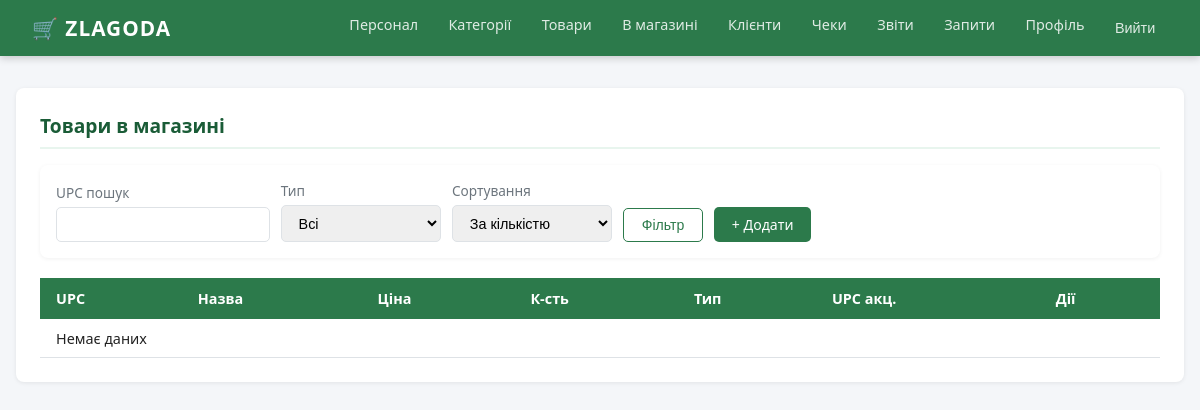
The page /store-products/ (signed in) on the database as committed earlier.
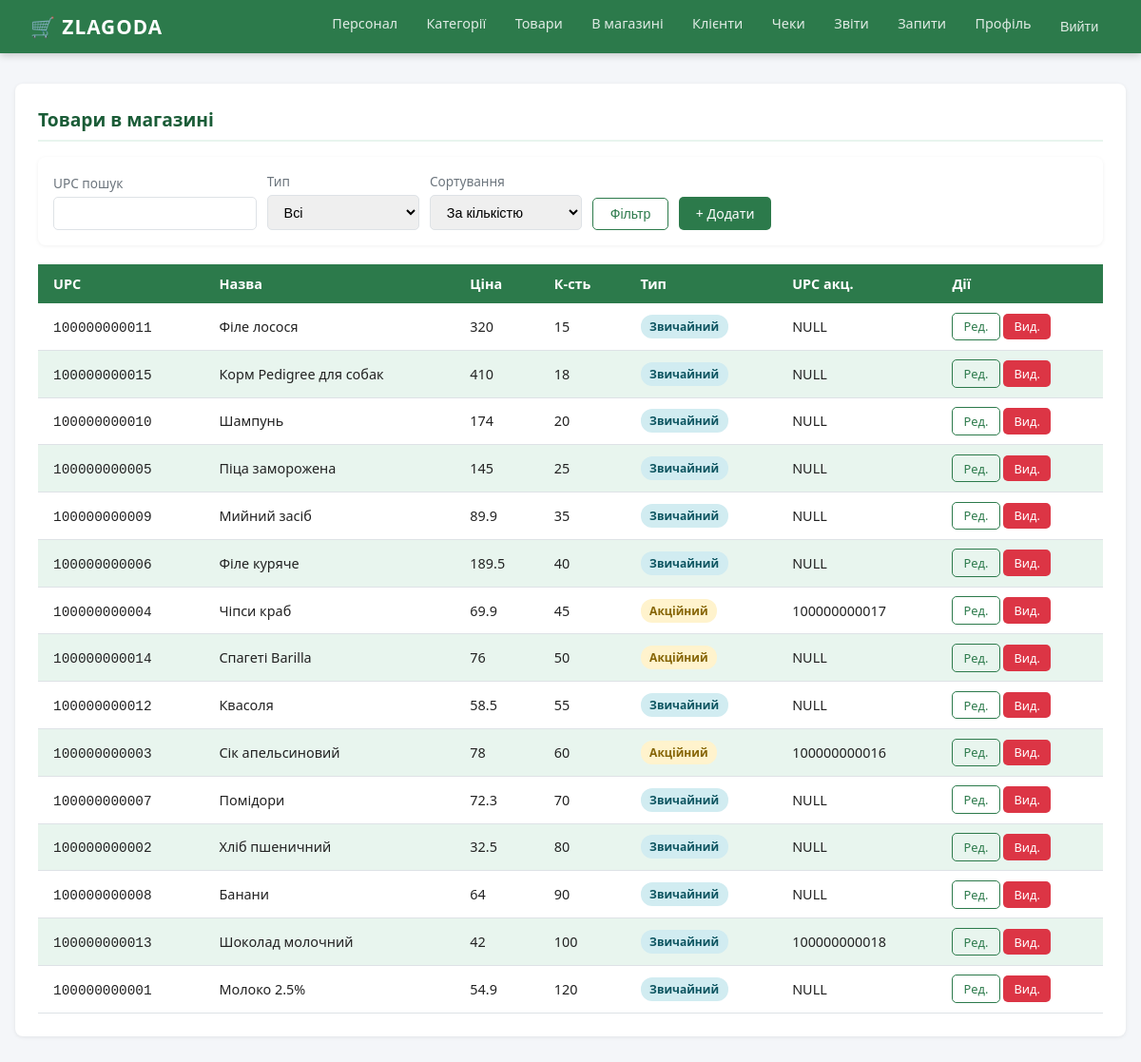
The same page on the database as committed later.
### supermarket/models.py (models this page shows)
class Store_Product(models.Model):
    UPC = models.CharField(max_length=12, primary_key=True)
    UPC_prom = models.CharField(max_length=12, null=True, blank=True)
    id_product = models.ForeignKey(
        Product, on_delete=models.DO_NOTHING,
        db_column='id_product'
    )
    selling_price = models.DecimalField(max_digits=13, decimal_places=4)
    products_number = models.IntegerField()
    promotional_product = models.BooleanField()
    class Meta:
        db_table = 'Store_Product'
        managed = True

### supermarket/views.py (the view)
# urls.py: path('store-products/', views.store_products_list, name='store_products'),
@login_required
def store_products_list(request):
    promo_filter = request.GET.get('promo', '')
    order = request.GET.get('order', 'products_number')
    upc_search = request.GET.get('upc', '')
    role = get_current_role(request)
    if upc_search:
        item = db.get_store_product_by_upc(upc_search)
        items = [item] if item else []
    elif promo_filter == '1':
        items = db.get_all_store_products(promo=True, order_by=order)
    elif promo_filter == '0':
        items = db.get_all_store_products(promo=False, order_by=order)
    else:
        items = db.get_all_store_products(order_by=order)
    return render(request, 'supermarket/store_products.html', {
        'items': items, 'promo_filter': promo_filter,
        'order': order, 'upc_search': upc_search, 'role': role
    })

### supermarket/db_utils.py (called while the page is built)
def dictfetchall(cursor):
    columns = [col[0] for col in cursor.description]
    return [dict(zip(columns, row)) for row in cursor.fetchall()]

def get_employee_by_id(eid):
    with connection.cursor() as c:
        c.execute("""
            SELECT id_employee, empl_surname, empl_name, empl_patronymic,
                   empl_role, salary, date_of_birth, date_of_start,
                   phone_number, city, street, zip_code
            FROM Employee
            WHERE id_employee = %s
        """, [eid])
        return dictfetchall(c)

### supermarket/views.py (called while the page is built)
def get_current_role(request):
    emp = db.get_employee_by_id(request.user.username)
    if emp:
        return emp[0]['empl_role']
    return None

### supermarket/templates/supermarket/store_products.html (shortened to what this page needs)
{% extends 'supermarket/base.html' %}
{% block content %}
<div class="card">
  <div class="card-title">Товари в магазині</div>
  <div class="filter-bar">
    <form method="get" style="display:flex;gap:.7rem;flex-wrap:wrap;align-items:flex-end;width:100%">
      <div class="form-group"><label>UPC пошук</label><input type="text" name="upc" value="{{ upc_search }}"></div>
      <div class="form-group"><label>Тип</label>
        <select name="promo">
          <option value="">Всі</option>
        </select>
      </div>
      <div class="form-group"><label>Сортування</label>
        <select name="order">
          <option value="products_number" {% if order == 'products_number' %}selected{% endif %}>За кількістю</option>
        </select>
      </div>
      <button class="btn btn-outline">Фільтр</button>
      <a href="{% url 'store_product_create' %}" class="btn btn-green">+ Додати</a>
    </form>
  </div>
  <div class="table-wrap">
    <table>
      <thead><tr><th>UPC</th><th>Назва</th><th>Ціна</th><th>К-сть</th><th>Тип</th><th>UPC акц.</th><th>Дії</th></tr></thead>
      <tbody>
      {% for i in items %}
      <tr>
        <td><code>{{ i.UPC }}</code></td>
        <td>{{ i.product_name }}</td>
        <td>{{ i.selling_price }}</td>
        <td>{{ i.products_number }}</td>
        <td><span class="badge {% if i.promotional_product %}badge-promo{% else %}badge-normal{% endif %}">
          {% if i.promotional_product %}Акційний{% else %}Звичайний{% endif %}</span></td>
        <td>{{ i.UPC_prom }}</td>
        <td>
          <a href="{% url 'store_product_edit' i.UPC %}" class="btn btn-outline btn-sm">Ред.</a>
          <a href="{% url 'store_product_delete' i.UPC %}" class="btn btn-danger btn-sm" onclick="return confirm('Видалити?')">Вид.</a>
        </td>
      </tr>
      {% empty %}<tr><td colspan="7">Немає даних</td></tr>
      {% endfor %}
      </tbody>
    </table>
  </div>
</div>
{% endblock %}

Rows that differ between the two databases and show on the page:
added Store_Product: UPC "100000000011", product_name "Філе лосося", selling_price "320", products_number "15", shows "Звичайний", UPC_prom "NULL"
added Store_Product: UPC "100000000015", product_name "Корм Pedigree для собак", selling_price "410", products_number "18", shows "Звичайний", UPC_prom "NULL"
added Store_Product: UPC "100000000010", product_name "Шампунь", selling_price "174", products_number "20", shows "Звичайний", UPC_prom "NULL"
added Store_Product: UPC "100000000005", product_name "Піца заморожена", selling_price "145", products_number "25", shows "Звичайний", UPC_prom "NULL"
added Store_Product: UPC "100000000009", product_name "Мийний засіб", selling_price "89.9", products_number "35", shows "Звичайний", UPC_prom "NULL"
added Store_Product: UPC "100000000006", product_name "Філе куряче", selling_price "189.5", products_number "40", shows "Звичайний", UPC_prom "NULL"
added Store_Product: UPC "100000000004", product_name "Чіпси краб", selling_price "69.9", products_number "45", shows "Акційний", UPC_prom "100000000017"
added Store_Product: UPC "100000000014", product_name "Спагеті Barilla", selling_price "76", products_number "50", shows "Акційний", UPC_prom "NULL"
added Store_Product: UPC "100000000012", product_name "Квасоля", selling_price "58.5", products_number "55", shows "Звичайний", UPC_prom "NULL"
added Store_Product: UPC "100000000003", product_name "Сік апельсиновий", selling_price "78", products_number "60", shows "Акційний", UPC_prom "100000000016"
added Store_Product: UPC "100000000007", product_name "Помідори", selling_price "72.3", products_number "70", shows "Звичайний", UPC_prom "NULL"
added Store_Product: UPC "100000000002", product_name "Хліб пшеничний", selling_price "32.5", products_number "80", shows "Звичайний", UPC_prom "NULL"
added Store_Product: UPC "100000000008", product_name "Банани", selling_price "64", products_number "90", shows "Звичайний", UPC_prom "NULL"
added Store_Product: UPC "100000000013", product_name "Шоколад молочний", selling_price "42", products_number "100", shows "Звичайний", UPC_prom "100000000018"
added Store_Product: UPC "100000000001", product_name "Молоко 2.5%", selling_price "54.9", products_number "120", shows "Звичайний", UPC_prom "NULL"
Other text that changed with them:
text no longer shown: "Немає даних"
